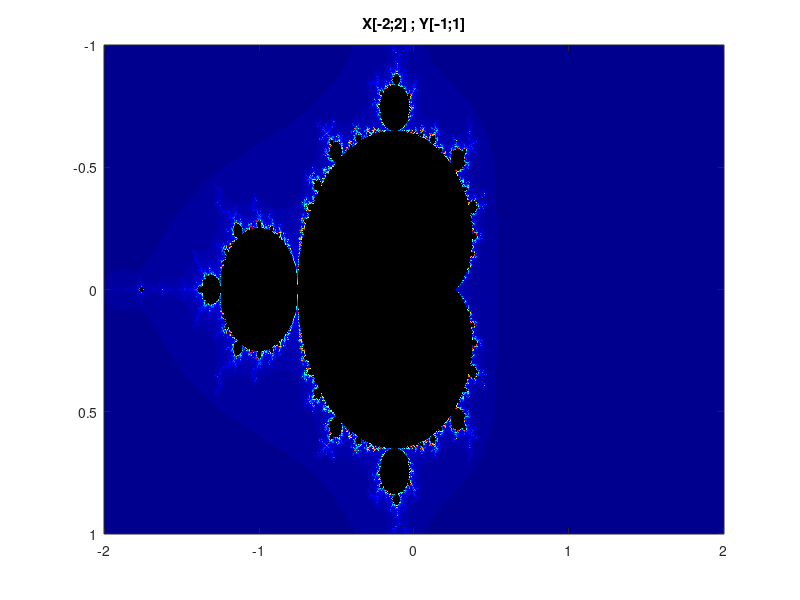

Write the MATLAB code that produced this figure.
clear all

a = -0.7485005;   
b = 0.099948;     

array_size = 1000;
iteration = 500; 

q = 2; %limite

% Ensemble complet
x_1 = -2;      	%Limite pour les fonctions linspace
x_2 = 2;      	%Limite pour les fonctions linspace
y_1 = -1;      	%Limite pour les fonctions linspace
y_2 = 1;      	%Limite pour les fonctions linspace

x = linspace(x_1,x_2,array_size); 
y = linspace(y_1,y_2,array_size);

[a,b] = meshgrid(x,y);

c = a + i*b;
z = 0;
m = 0;

for t = 1:iteration
	m = m + (abs(z) <= q);	%on stoque dans m si le module de z
				%est plus petit que la limite
	z = ((z.^2)+c);	%on met z au carré et on l'incrémente de c
endfor

colormap([jet() ; flipud(ocean())])
imagesc(x,y,abs(m))	%on affiche les couleurs en fonction du nombre 
			%de fois ou la condition fût true

title('X[-2;2] ; Y[-1;1]');
print("mandelbrot_1.png");
